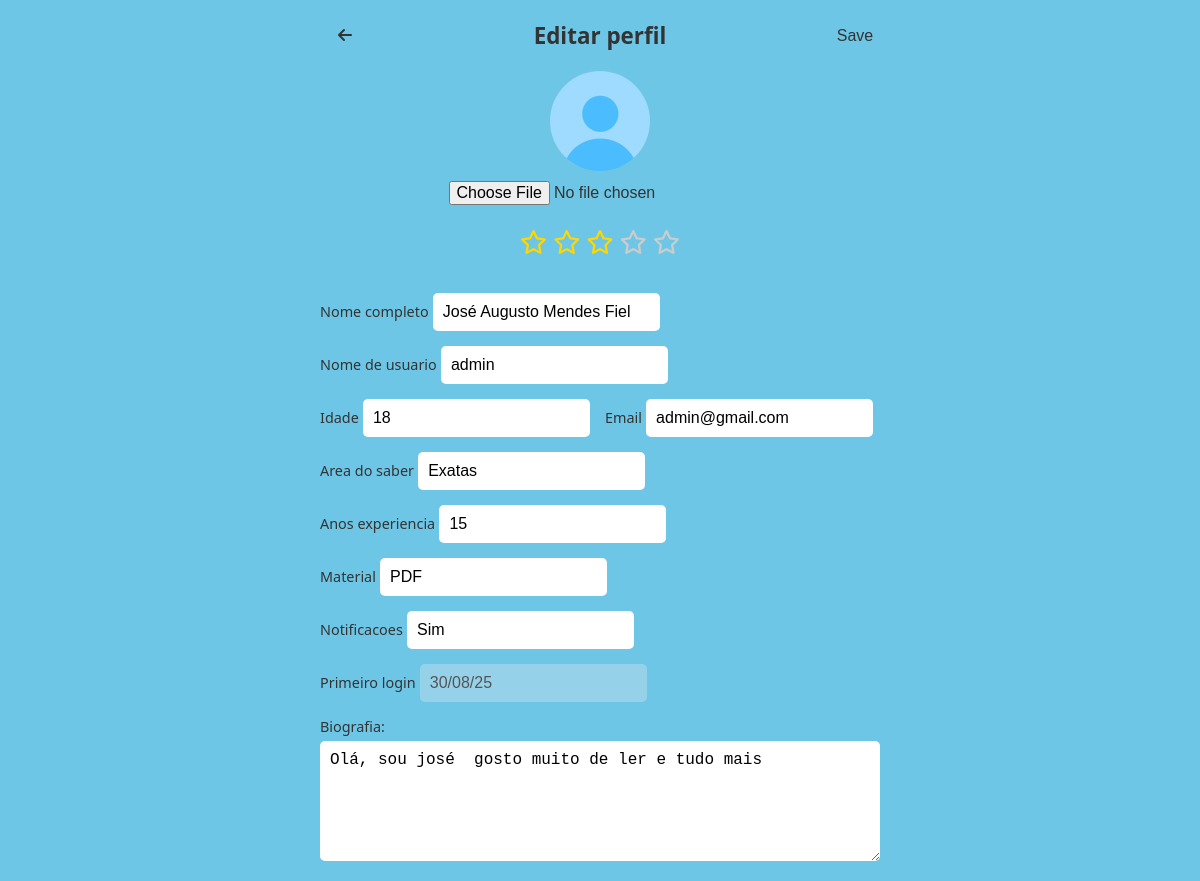
/app/perfil/ (signed in), run on the app's committed database.
### autenticacao/models.py (models this page shows, shortened)
class Usuario(AbstractUser):
    tipo_perfil = models.CharField(max_length=30, choices=[(tag.name, tag.value) for tag in TipoPerfilEnum], default=TipoPerfilEnum.PADRAO.name)
    email = models.EmailField(unique=True)
    pasta_destino = models.CharField(max_length=100, default='usuario/foto', editable=False)
    foto = models.FileField(upload_to=caminho_imagem, default='usuario/foto/defaultFotoPerfil.jpg')
    pontuacao =models.FloatField(default=3, null=True, blank=True)
    USERNAME_FIELD = 'email'  # define email comocampo para o auth.authenticate, memso asism é nessecssário username=email
    REQUIRED_FIELDS = ['username'] # são campo obrigatório ao criar o superusuario deixamos em branco porque um deles é o email mas já ta unique e é o username_field ali ent não precisa

class PerguntaUsuario(models.Model):
    user = models.ForeignKey(Usuario, on_delete=models.CASCADE)
    pergunta = models.ForeignKey(PerguntaDoQuestionario, on_delete=models.CASCADE)
    resposta = models.CharField(max_length=500)

### app/views.py (the view)
# urls.py: path('perfil/', PerfilEdit.as_view(), name='perfil'),
class PerfilEdit(LoginRequiredMixin,View):
    template_name = "perfil.html"
    login_url = 'login'
    def get(self, request, *args, **kwargs):
        dados_usuario = {}
        try:
            for i in PerguntaDoQuestionario.objects.filter(aparecer_no_perfil=True):
                indice = i.titulo_pergunta
                indice = tiraCamelCase(indice)
                print(f'Valor do indive {indice}')
                dados_usuario[indice] = PerguntaUsuario.objects.get(user=request.user, pergunta=i).resposta
        except Exception as e:
            dados_usuario['i'] = 'Valor indefinido'
            print(f'Erro {e}')
        dados_usuario['Nome de usuario'] = request.user.username
        dados_usuario['date_joined'] = request.user.date_joined
        dados_usuario['Email'] = request.user.email
        print(dados_usuario)
        print(dados_usuario)
        chaves_ordenadas = ['Biografia','Nome completo', 'Nome de usuario', 'Idade','Email', 'Area do saber', 'Anos experiencia',  'Material','Notificacoes', 'date_joined']
        dados_usuario_ordenado = {}
        try:
            for i in chaves_ordenadas:
                dados_usuario_ordenado[i] = dados_usuario[i]
        except Exception as e:
            print(f'Erro pois algum dado ali de chaves ordenadas não existe mais ou foi modificada erro: {e}')
        return render(request, self.template_name, {'user': request.user, 'dados_usuario': dados_usuario_ordenado})

### app/functions.py (called while the page is built)
def tiraCamelCase(texto):
    corrigido = ''
    for i in texto:
        if i.isupper():
            corrigido+= ' ' + i.lower()
        else:
            corrigido+=i
    return corrigido.capitalize()

### app/templates/perfil.html (shortened to what this page needs)
{% load static %}
<!DOCTYPE html>
<html lang="pt-BR">
<head>
  <link rel="stylesheet" href="{% static 'css/milligram.pEdit.css' %}" />
  <link rel="stylesheet" href="https://cdnjs.cloudflare.com/ajax/libs/font-awesome/6.4.0/css/all.min.css" />
</head>
<body>
  <div class="container" >
    <header>
      <button class="back" >
        <a href="{% url 'indexComunidade' %}" class="back">
    <i class="fas fa-arrow-left"></i>
    </a>
      </button>
      <h1>Editar perfil</h1>
      <button class="save">Save</button>
    </header>
    <form class="form-section">
      <div class="profile-section">
        {% if user.foto %}
          <img src="{{user.foto.url}}" alt="Perfil" class="profile-pic" />
        {% else %}
          <img src="{% static 'img/defaultFotoPerfil.jpg' %}" alt="Perfil" class="profile-pic" />
        {% endif %}
        <input type="file" name="fotoDePerfil" />
        <div class="stars">
          <i class="far fa-star estrela"></i>
          <i class="far fa-star estrela"></i>
          <i class="far fa-star estrela"></i>
          <i class="far fa-star estrela"></i>
          <i class="far fa-star estrela"></i>
        </div>
      </div>
      <div class="form-row">
        {% for key,value in dados_usuario.items %}
          {% if key != 'date_joined' and key != 'Biografia' %}
          <div class="form-group">
            <label for="">{{key}}</label>
            <input type="text" value="{{value}}">
          </div>
          {% endif %}
        {% endfor %}
        <div class="form-group">
          <label>Primeiro login</label>
          <input type="text" value='{{dados_usuario.date_joined|date:"d/m/y"}}' disabled />
        </div>
         <div class="form-group-bio">
          <label for="">Biografia:</label>
          <textarea name="biografia">{{dados_usuario.Biografia}}</textarea>
        </div>
      </div>
    </form>
  </div>
</body>
</html>

### templates/static/css/milligram.pEdit.css (style rules this page uses)
* { box-sizing: border-box; }
body { margin: 0; font-family: 'Segoe UI', sans-serif; background-color: #6ec6e6; color: #333; display: flex; justify-content: center; }
.container { width: 100%; max-width: 600px; padding: 20px; }
header { display: flex; align-items: center; justify-content: space-between; margin-bottom: 20px; }
header h1 { font-size: 1.4rem; margin: 0; text-align: center; flex: 1; }
header .back, header .save { background: none; border: none; font-size: 1rem; color: #333; cursor: pointer; width: 50px; }
.profile-section { display: flex; flex-direction: column; align-items: center; margin-bottom: 20px; }
.profile-pic { width: 100px; height: 100px; border-radius: 50%; object-fit: cover; }
.stars { margin-top: 10px; font-size: 1.5rem; }
.stars .estrela { color: #ccc; cursor: pointer; transition: color 0.3s; }
.stars .estrela.pintada { color: gold; }
.form-section { display: flex; flex-direction: column; gap: 15px; }
.form-row { display: flex; flex-wrap: wrap; gap: 15px; }
.form-group-bio { flex: 5 5 calc(100% - 30px); display: flex; flex-direction: column; }
.form-group { flex: 1 1calc(50% - 15px); }
label { font-size: 0.9rem; margin-bottom: 5px; }
input, textarea { padding: 10px; border: none; border-radius: 5px; font-size: 1rem; }
textarea { width: 100%; min-height: 120px; resize: vertical; }

### data on the page
Usuario: foto (placeholder picture), dados_usuario "admin" "admin@gmail.com", date_joined "30/08/25"
PerguntaUsuario: dados_usuario "José Augusto Mendes Fiel"
PerguntaUsuario: dados_usuario "18"
PerguntaUsuario: dados_usuario "Exatas"
PerguntaUsuario: dados_usuario "15"
PerguntaUsuario: dados_usuario "PDF"
PerguntaUsuario: dados_usuario "Sim"
PerguntaUsuario: biografia "Olá, sou josé gosto muito de ler e tudo mais"

### other printed values
{{ key }} "Nome completo" "Nome de usuario" "Idade" "Email" "Area do saber" "Anos experiencia" "Material" "Notificacoes"
